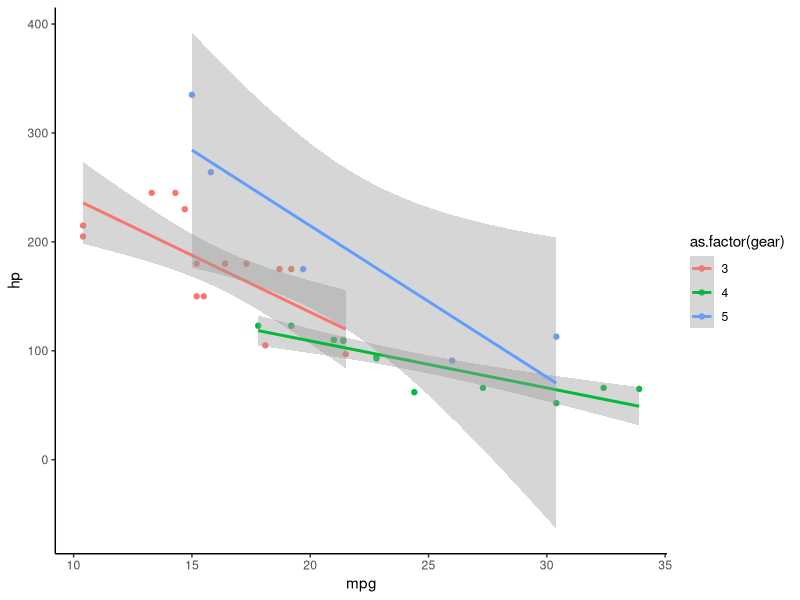

The R source for this figure:
library(ggplot2)

# download cars dataset
data(mtcars)
head(mtcars)

# make a figure
ggplot(data = mtcars, aes(mpg, hp))+
  geom_point(aes(color = as.factor(gear))) + 
  geom_smooth(aes(color = as.factor(gear)), method = "lm") + 
  theme_classic()
